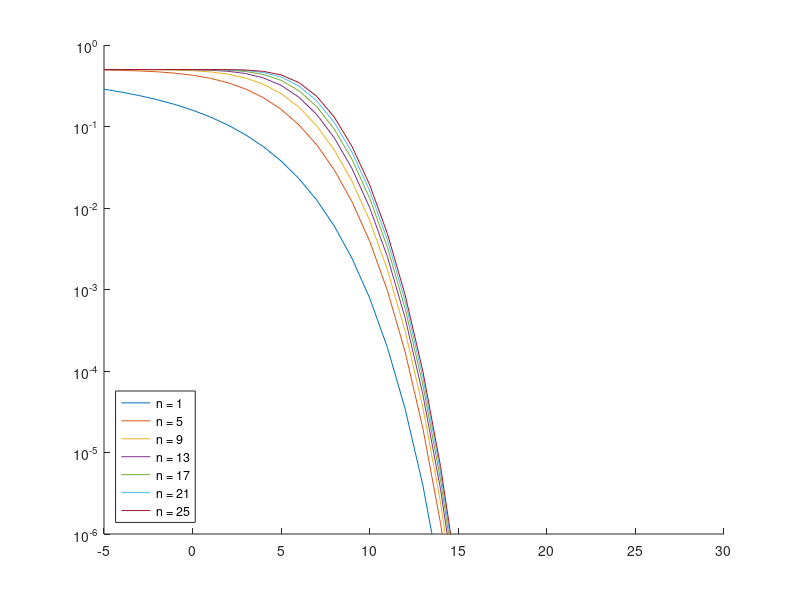

Write the MATLAB code that produced this figure.
%% Ejercicio 3
%% 3.1

SNR = -5:1:30;
figure;
set(gca, 'YScale', 'log');
ylim([10^-6 10^0])
hold on;

plot(SNR,1/2*(1-(1-2*qfunc(sqrt(10.^(SNR/10)))).^1));
plot(SNR,1/2*(1-(1-2*qfunc(sqrt(10.^(SNR/10)))).^5));
plot(SNR,1/2*(1-(1-2*qfunc(sqrt(10.^(SNR/10)))).^9));
plot(SNR,1/2*(1-(1-2*qfunc(sqrt(10.^(SNR/10)))).^13));
plot(SNR,1/2*(1-(1-2*qfunc(sqrt(10.^(SNR/10)))).^17));
plot(SNR,1/2*(1-(1-2*qfunc(sqrt(10.^(SNR/10)))).^21));
plot(SNR,1/2*(1-(1-2*qfunc(sqrt(10.^(SNR/10)))).^25));

legend('n = 1','n = 5','n = 9','n = 13','n = 17','n = 21','n = 25');
legend('Location','southwest');